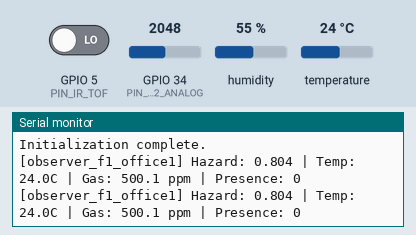
A program run on a simulated ESP32-S3. Shown: the last lines printed to the serial monitor. The test bench sets the inputs (shaded band); at power-on: temperature 24 °C, GPIO 34 (PIN_MQ2_ANALOG) = 2048, GPIO 5 (PIN_IR_TOF) LOW, humidity 55 %.

Above: at 2.2 s.
2.3 s: temperature set to 12 °C
At 3.6 s:
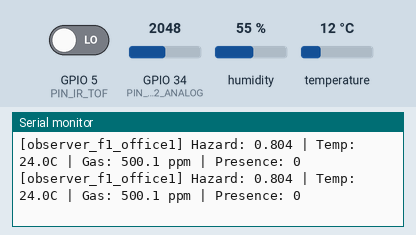
3.8 s: GPIO 34 (PIN_MQ2_ANALOG) set to 2866
At 4.7 s:
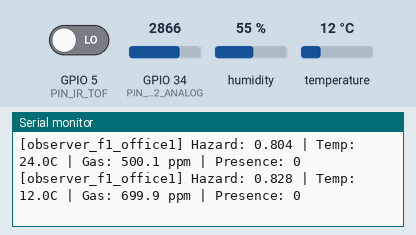
5.3 s: GPIO 5 (PIN_IR_TOF) driven HIGH
At 6.6 s:
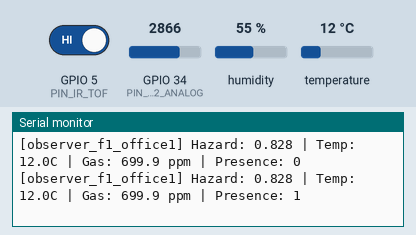
6.8 s: temperature set to 19 °C
At 7.8 s:
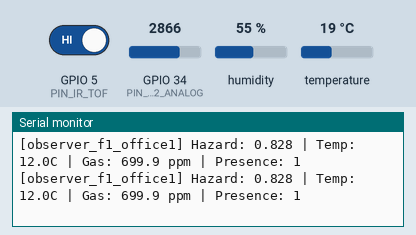
8.3 s: GPIO 34 (PIN_MQ2_ANALOG) set to 3603
At 9.6 s:
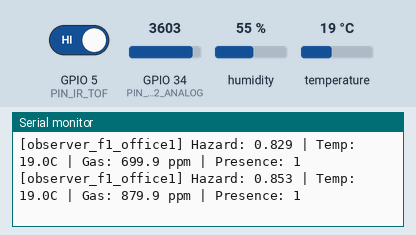
9.8 s: GPIO 5 (PIN_IR_TOF) driven LOW
At 10.4 s:
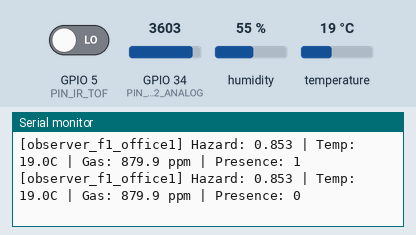
Timing chart, 0 to 12.3 s (numbered marks = the images above; inputs shaded):
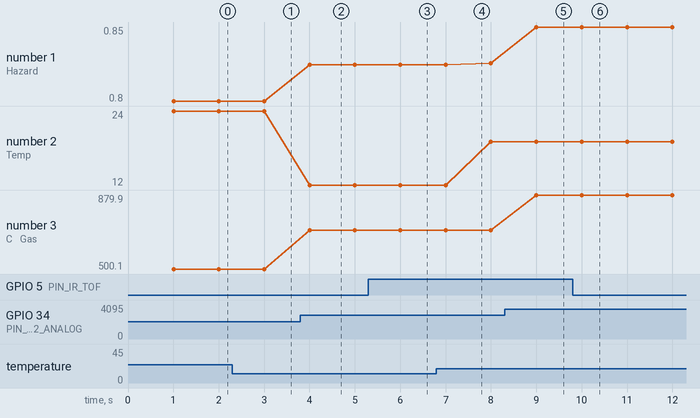

The program:

main.cpp
```cpp
/**
 * Observer Node - ESP32-S3 Firmware
 *
 * Reads environmental sensors (MQ-2 gas, DHT22 temp/humidity, IR ToF presence)
 * and broadcasts hazard data over ESP-NOW mesh to Router Nodes.
 */

#include <Arduino.h>
#include <WiFi.h>
#include <esp_now.h>
#include "sensors.h"
#include "hazard_calc.h"
#include "mesh_comm.h"
#include "config.h"

// State variables
unsigned long lastSensorReadTime = 0;
unsigned long lastBroadcastTime = 0;
unsigned long lastDebugPrintTime = 0;

float current_gas = 0.0f;
float current_temp = 0.0f;
float current_hum = 0.0f;
int current_presence = 0;
float current_hazard = 0.0f;

void setup() {
    Serial.begin(115200);
    delay(1000);
    Serial.println("Starting LBP Observer Node...");

    // Initialize WiFi in Station mode for ESP-NOW
    WiFi.mode(WIFI_STA);
    WiFi.disconnect();

    // Initialize subsystems
    sensors_init();
    mesh_init(NODE_ID);

    Serial.println("Initialization complete.");
}

void loop() {
    unsigned long currentMillis = millis();

    // 1. Read Sensors (100Hz max, per config)
    if (currentMillis - lastSensorReadTime >= SENSOR_READ_INTERVAL_MS) {
        lastSensorReadTime = currentMillis;

        current_gas = read_gas_ppm();
        current_temp = read_temperature();
        current_hum = read_humidity();
        current_presence = read_presence();

        // 2. Compute hazard score via hazard_calc
        // co_ppm approximation for mq2 gas
        float fire_hazard = compute_fire_hazard(current_temp, current_gas / 1000.0f, current_gas);

        // Combine with other potential hazards if any
        float hazards[] = {fire_hazard};
        current_hazard = combine_hazards(hazards, 1);
    }

    // 3 & 4. Package data and broadcast via ESP-NOW
    if (currentMillis - lastBroadcastTime >= BROADCAST_INTERVAL_MS) {
        lastBroadcastTime = currentMillis;

        // Construct payload (simple struct serialization)
        struct {
            char node_id[32];
            float hazard;
            float gas;
            float temp;
            float humidity;
            int presence;
        } payload;

        strncpy(payload.node_id, NODE_ID, sizeof(payload.node_id));
        payload.hazard = current_hazard;
        payload.gas = current_gas;
        payload.temp = current_temp;
        payload.humidity = current_hum;
        payload.presence = current_presence;

        mesh_broadcast((uint8_t*)&payload, sizeof(payload));
    }

    // 5. Print debug info to serial
    if (currentMillis - lastDebugPrintTime >= DEBUG_PRINT_INTERVAL_MS) {
        lastDebugPrintTime = currentMillis;
        Serial.printf("[%s] Hazard: %.3f | Temp: %.1fC | Gas: %.1f ppm | Presence: %d\n",
            NODE_ID, current_hazard, current_temp, current_gas, current_presence);
    }
}
```

hazard_calc.cpp
```cpp
#include "hazard_calc.h"
#include <math.h>

float normalize_hazard(float raw, float min_val, float max_val) {
    if (raw < min_val) return min_val;
    if (raw > max_val) return max_val;
    return raw;
}

float compute_fire_hazard(float temp, float smoke, float co) {
    // Temperature contribution: sigmoid centered around 60°C
    float temp_h = 1.0f / (1.0f + expf(-0.1f * (temp - 60.0f)));

    // Smoke contribution: linear
    float smoke_h = normalize_hazard(smoke, 0.0f, 1.0f);

    // CO contribution
    float co_h = 0.0f;
    if (co <= 50.0f) {
        co_h = (co / 50.0f) * 0.5f;
    } else {
        co_h = 0.5f + ((co - 50.0f) / 150.0f) * 0.5f;
    }
    co_h = normalize_hazard(co_h, 0.0f, 1.0f);

    float max_h = temp_h;
    if (smoke_h > max_h) max_h = smoke_h;
    if (co_h > max_h) max_h = co_h;

    float mean_h = (temp_h + smoke_h + co_h) / 3.0f;

    return normalize_hazard(max_h * 0.6f + mean_h * 0.4f, 0.0f, 1.0f);
}

float combine_hazards(float* hazards, int count) {
    if (count <= 0) return 0.0f;

    float max_h = hazards[0];
    float sum_h = hazards[0];

    for (int i = 1; i < count; i++) {
        if (hazards[i] > max_h) {
            max_h = hazards[i];
        }
        sum_h += hazards[i];
    }

    float mean_h = sum_h / (float)count;
    return normalize_hazard(max_h * 0.7f + mean_h * 0.3f, 0.0f, 1.0f);
}

bool is_impassable(float hazard) {
    // Uses constant from config logically, but defaults to 0.95
    return hazard >= 0.95f;
}
```

hazard_calc.h
```cpp
#ifndef HAZARD_CALC_H
#define HAZARD_CALC_H

#include <stdbool.h>

#ifdef __cplusplus
extern "C" {
#endif

float normalize_hazard(float raw, float min_val, float max_val);
float compute_fire_hazard(float temp, float smoke, float co);
float combine_hazards(float* hazards, int count);
bool is_impassable(float hazard);

#ifdef __cplusplus
}
#endif

#endif
```

mesh_comm.cpp
```cpp
#include "mesh_comm.h"
#include <esp_now.h>
#include <WiFi.h>

// Broadcast address
uint8_t broadcastAddress[] = {0xFF, 0xFF, 0xFF, 0xFF, 0xFF, 0xFF};

void OnDataSent(const uint8_t *mac_addr, esp_now_send_status_t status) {
    // Optionally log status
}

void mesh_on_receive(const uint8_t* mac, const uint8_t* data, int len) {
    // Observer primarily sends, but can receive ACKs or configuration here
}

void mesh_init(const char* node_id) {
    if (esp_now_init() != ESP_OK) {
        Serial.println("Error initializing ESP-NOW");
        return;
    }

    esp_now_register_send_cb(OnDataSent);
    esp_now_register_recv_cb(mesh_on_receive);

    mesh_add_peer(broadcastAddress);
}

void mesh_add_peer(const uint8_t* mac) {
    esp_now_peer_info_t peerInfo;
    memcpy(peerInfo.peer_addr, mac, 6);
    peerInfo.channel = 1;
    peerInfo.encrypt = false;

    if (esp_now_add_peer(&peerInfo) != ESP_OK){
        Serial.println("Failed to add peer");
        return;
    }
}

bool mesh_broadcast(const uint8_t* data, size_t len) {
    esp_err_t result = esp_now_send(broadcastAddress, data, len);
    return (result == ESP_OK);
}
```

mesh_comm.h
```cpp
#ifndef MESH_COMM_H
#define MESH_COMM_H

#include <Arduino.h>

void mesh_init(const char* node_id);
void mesh_add_peer(const uint8_t* mac);
bool mesh_broadcast(const uint8_t* data, size_t len);
void mesh_on_receive(const uint8_t* mac, const uint8_t* data, int len);

#endif
```

sensors.cpp
```cpp
#include "sensors.h"
#include <DHT.h>

DHT dht(PIN_DHT22, DHT22);

void sensors_init() {
    pinMode(PIN_MQ2_ANALOG, INPUT);
    pinMode(PIN_IR_TOF, INPUT);
    dht.begin();
}

float read_gas_ppm() {
    // Simple mock calibration for MQ-2
    int raw = analogRead(PIN_MQ2_ANALOG);
    // Convert 12-bit ADC to approximated PPM
    return (float)raw * (1000.0f / 4095.0f);
}

float read_temperature() {
    float t = dht.readTemperature();
    if (isnan(t)) return 25.0f; // default safe fallback
    return t;
}

float read_humidity() {
    float h = dht.readHumidity();
    if (isnan(h)) return 50.0f;
    return h;
}

int read_presence() {
    // IR ToF mock reading (digital for simple presence)
    return digitalRead(PIN_IR_TOF) == HIGH ? 1 : 0;
}
```

sensors.h
```cpp
#ifndef SENSORS_H
#define SENSORS_H

#include <Arduino.h>
#include "config.h"

void sensors_init();
float read_gas_ppm();
float read_temperature();
float read_humidity();
int read_presence();

#endif
```

config.h
```cpp
#ifndef CONFIG_H
#define CONFIG_H

// Node Identity
#define NODE_ID "observer_f1_office1"
#define NODE_FLOOR 1

// Sensor Pins
#define PIN_MQ2_ANALOG 34
#define PIN_DHT22 4
#define PIN_IR_TOF 5

// Timing
#define SENSOR_READ_INTERVAL_MS 10   // 100 Hz
#define BROADCAST_INTERVAL_MS 100     // 10 Hz
#define DEBUG_PRINT_INTERVAL_MS 1000  // 1 Hz

// Hazard Thresholds
#define GAS_ALARM_PPM 50.0f
#define TEMP_ALARM_C 60.0f
#define IMPASSABLE_THRESHOLD 0.95f

// Mesh
#define MESH_CHANNEL 1

#endif
```

Measured:
- after the input at 3.8 s, the serial monitor: prints a new line after 0.20 s (image 2)
- after the input at 5.3 s, the serial monitor: prints a new line after 0.70 s (image 3)
- after the input at 8.3 s, the serial monitor: prints a new line after 0.70 s (image 5)
- after the input at 9.8 s, the serial monitor: prints a new line after 0.20 s (image 6)
- plotted number 1: 0.8 → 0.83 after the input at 3.8 s, 0.83 → 0.83 after the input at 6.8 s, 0.83 → 0.85 after the input at 8.3 s
- plotted number 2: 12 → 19 after the input at 6.8 s
- plotted number 3: 500.1 → 699.9 after the input at 3.8 s, 699.9 → 879.9 after the input at 8.3 s
